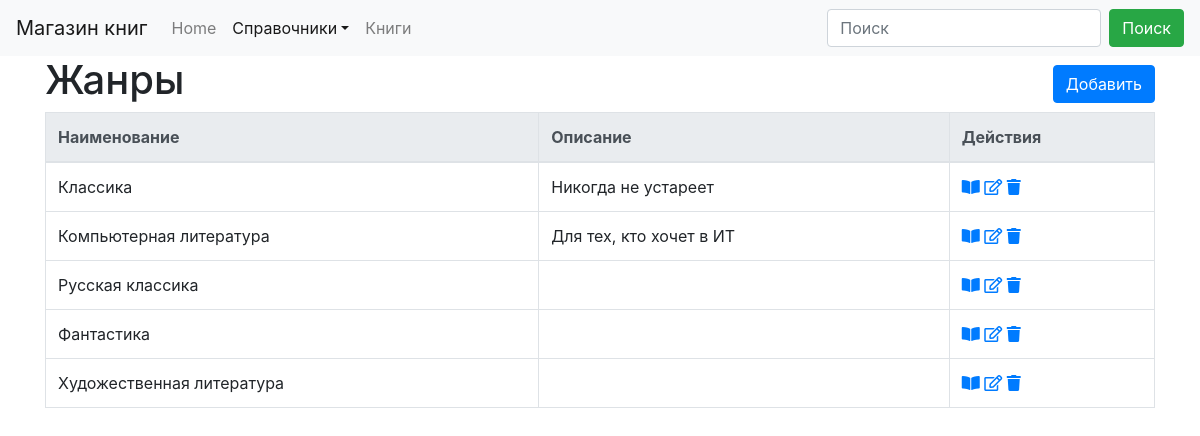
/ref/jenre/, run on an earlier commit of the app's database.
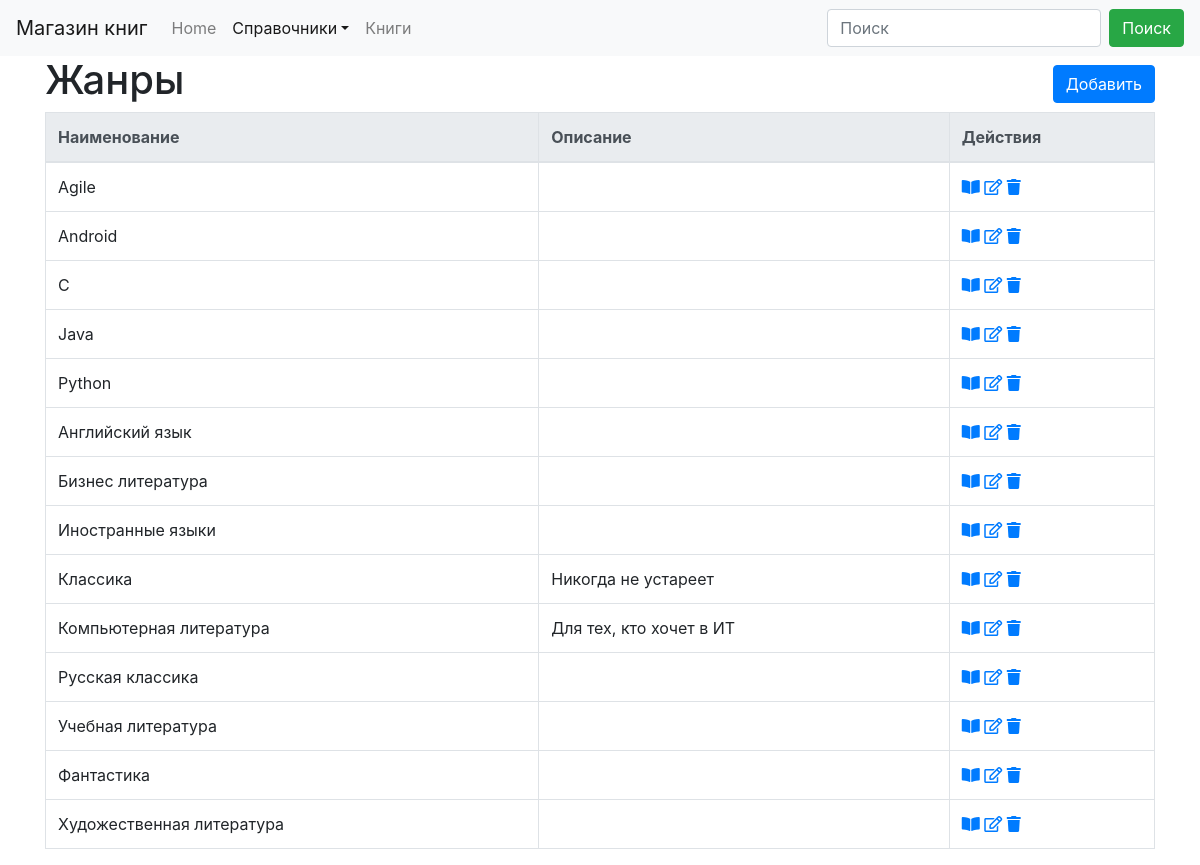
And on a later commit of the database.
### dimensionsapp/models.py (models this page shows, shortened)
class Dimension(models.Model):
    name = models.CharField("Наименование", max_length=50, unique=True)
    description = models.TextField("Описание", blank=True, )
    class Meta:
        abstract = True
        ordering = ['name']

class Jenre(Dimension):
    class Meta(Dimension.Meta):
        verbose_name = 'жанр'
        verbose_name_plural = 'жанры'

### dimensionsapp/views.py (the view)
# urls.py: path('jenre/', JenreListView.as_view(), name='jenre_list'),
class JenreListView(ListViewFilter):
    model = Jenre

### dimensionsapp/form.py
class SearchForm(forms.Form):
    search = forms.CharField(label='Наименование', required=False)

### dimensionsapp/views.py (called while the page is built)
    def get_context_data(self, *, object_list=None, **kwargs):
        context = super().get_context_data(**kwargs)
        if 'search' in self.request.GET:
            context['form'] = self.form({'search': self.request.GET['search']})
            context['search_string'] = self.request.GET['search']
        else:
            context['form'] = self.form()
        return context

    def get_queryset(self):
        qs = super().get_queryset()
        if 'search' in self.request.GET and self.request.GET['search'] != '':
            name = self.request.GET['search']
            qs = qs.filter(name__icontains=name)
        return qs

### dimensionsapp/templates/dimensionsapp/jenre_list.html (shortened to what this page needs)
{% extends 'dimension_list.html' %}
{% block header %}
        <H1>Жанры</H1>
    {% endblock %}
{% block create_ankor%}{% url 'jenre_create' %}{% endblock %}
{% block  url_view%}{% url 'jenre_detail' object.pk%}{% endblock %}
{% block  url_edit%}{% url 'jenre_update' object.pk%}{% endblock %}
{% block  url_delete%}{% url 'jenre_delete' object.pk%}{% endblock %}

### templates/dimension_list.html (shortened to what this page needs)
{% extends 'base.html' %}
{% load static %}
{% load crispy_forms_tags %}
{% load paginator_page %}
{% block navbar %}
    {% include 'navbar.html' with search_tag="search" active="dimension"%}
{% endblock %}
{% block body %}
    <div class="container">
        <div class="row align-items-center">
            <div class="col-auto">
                {% block header %}{% endblock %}
            </div>
            <div class="col text-right" >
                    {% block create %}
                    <a href="{% block create_ankor %}{{ object_list.model.get_create_url }}{% endblock %}" class="btn btn-primary my-1" >Добавить</a>
                    {% endblock %}
            </div>
        </div>
        <table class="table table-bordered">
            {% block dimension_list %}
                <thead class="thead-light">
                    <tr>
                        {% block list_header %}
                            <th>Наименование</th>
                            <th>Описание</th>
                        {% endblock %}
                        <th>Действия</th>
                    </tr>
                </thead>
                <tbody>
                    {% for object in object_list %}
                        <tr>
                        {% block list_element %}
                            <td>{{ object.name }}</td>
                            <td>{{  object.description }}</td>
                        {% endblock %}
                            <td>
                                <a href="{% block  url_view%}{{ object.get_detail_url }}{% endblock %}" title="Посмотреть"><i class="fas fa-book-open"></i></a>
                                <a href="{% block  url_edit%}{{ object.get_update_url }}{% endblock %}" title="Править"><i class="far fa-edit"></i></a>
                                <a href="{% block  url_delete%}{{ object.get_delete_url }}{% endblock %}" title="Удалить"><i class="fas fa-trash"></i></a>
                            </td>
                        </tr>
                    {% endfor %}
                </tbody>
            {% endblock %}
        </table>
    </div>
{% endblock body %}

What changed in the data, as far as the page shows it:
added Jenre: name "Agile"
added Jenre: name "Android"
added Jenre: name "C"
added Jenre: name "Java"
added Jenre: name "Python"
added Jenre: name "Английский язык"
added Jenre: name "Бизнес литература"
added Jenre: name "Иностранные языки"
added Jenre: name "Учебная литература"
